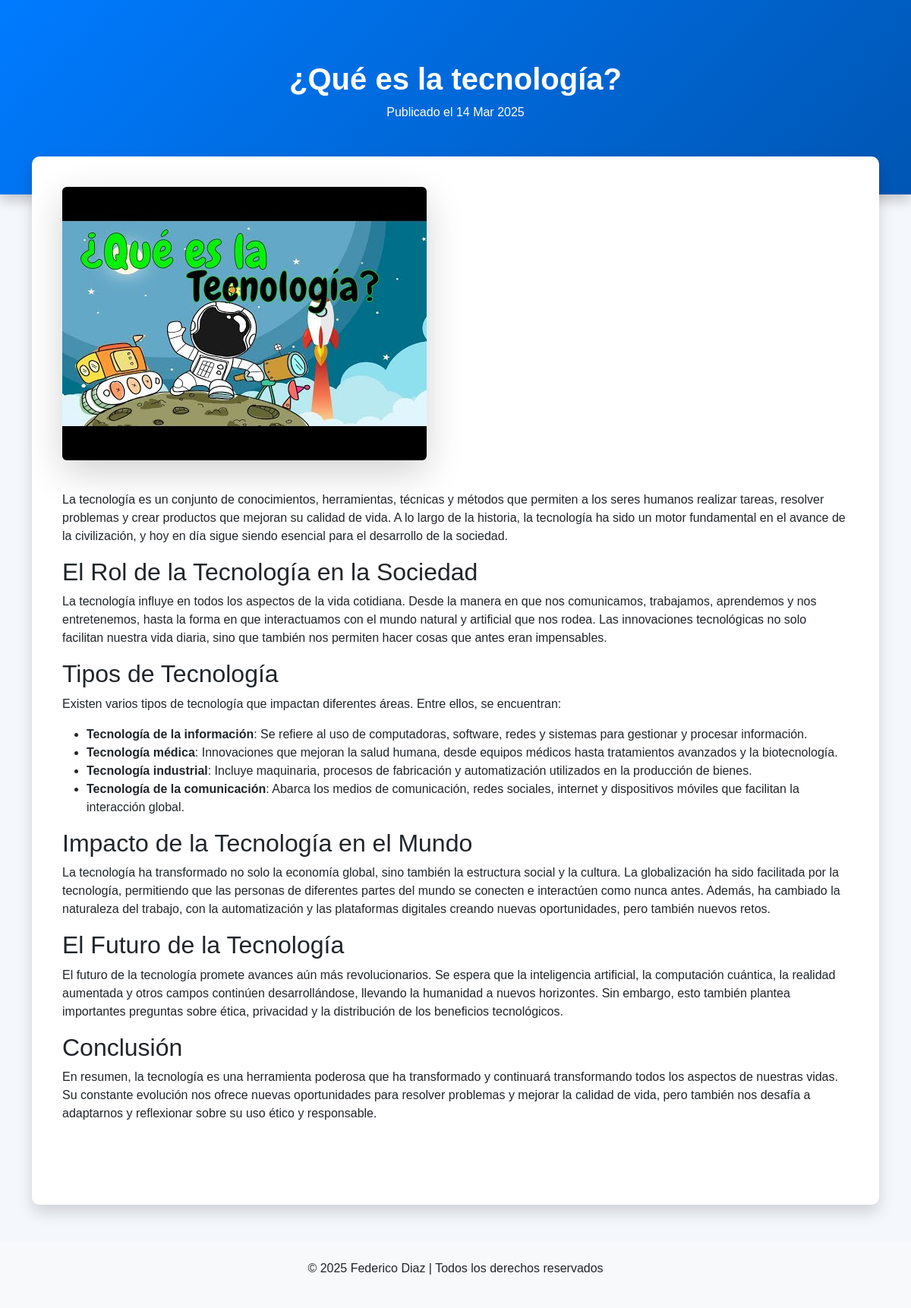
The app's page /blog/2/ with its own data.
### my_site/models.py (models this page shows, shortened)
class BlogPost(models.Model):
    titulo = models.CharField(max_length=200)
    excerpt = models.TextField()  # Breve descripción del artículo
    contenido = models.TextField()
    imagen = models.ImageField(upload_to='blog_images/', blank=True, null=True)
    fecha_publicacion = models.DateTimeField(auto_now_add=True)

### my_site/views.py (the view)
# urls.py: path('blog/<int:blog_id>/', views.blog_detail, name='blog-detail'),
def blog_detail(request, blog_id):
    articulo = get_object_or_404(BlogPost, id=blog_id)
    return render(request, 'blog_detail.html', {'articulo': articulo})

### my_site/templates/blog_detail.html (shortened to what this page needs)
<!DOCTYPE html>
<html lang="es">
  <head>
    <link
      href="https://cdn.jsdelivr.net/npm/bootstrap@5.3.0/dist/css/bootstrap.min.css"
      rel="stylesheet"
    />
    <link
      rel="stylesheet"
      href="https://cdnjs.cloudflare.com/ajax/libs/aos/2.3.4/aos.css"
    />
  </head>
  <body>
    <header class="blog-header" data-aos="fade-down">
      <h1>{{ articulo.titulo }}</h1>
      <p data-aos="fade-up">
        Publicado el {{ articulo.fecha_publicacion|date:"d M Y" }}
      </p>
    </header>
    <div class="container">
      <div class="blog-content" data-aos="zoom-in">
        {% if articulo.imagen %}
        <img
          src="{{ articulo.imagen.url }}"
          class="img-fluid rounded mb-4 shadow-lg"
          alt="{{ articulo.titulo }}"
          data-aos="fade-up"
        />
        {% endif %}
        <p data-aos="fade-left">{{ articulo.contenido|safe }}</p>
        <a href="/blog/" class="btn btn-primary mt-3" data-aos="flip-left"
          >Volver al Blog</a
        >
    <footer class="text-center mt-5 py-4 bg-light">
      <p>&copy; 2025 Federico Diaz | Todos los derechos reservados</p>
    </footer>
  </body>
</html>

### my_site/templates/blog_detail.html (style rules this page uses)
body { background-color: #f4f7fc; font-family: "Poppins", sans-serif; }
.blog-header { background: linear-gradient(135deg, #007bff, #0056b3); color: white; padding: 80px 0; text-align: center; box-shadow: 0 8px 16px rgba(0, 0, 0, 0.2); }
.blog-header h1 { font-weight: 700; }
.blog-content { background: white; padding: 40px; border-radius: 10px; box-shadow: 0 10px 20px rgba(0, 0, 0, 0.15); margin-top: -50px; transition: transform 0.3s ease-in-out, box-shadow 0.3s ease-in-out; }
.btn-primary { background-color: #007bff; border: none; transition: background-color 0.3s ease-in-out; }

### records on screen
BlogPost: titulo "¿Qué es la tecnología?", fecha_publicacion "14 Mar 2025", imagen (picture), contenido "La tecnología es un conjunto de conocimientos, herramientas, técnicas y métodos que permiten a los seres humanos realizar tareas, resolver problemas y crear productos que mejoran su calidad de vida. A lo largo de la historia, la tecnología ha sido un motor fundamental en el avance de la civilización, y hoy en día sigue siendo esencial para el desarrollo de la sociedad. El Rol de la Tecnología en la Sociedad La tecnología influye en todos los aspectos de la vida cotidiana. Desde la manera en que nos comunicamos, trabajamos, aprendemos y nos entretenemos, hasta la forma en que interactuamos con el mundo natural y artificial que nos rodea. Las innovaciones tecnológicas no solo facilitan…"
